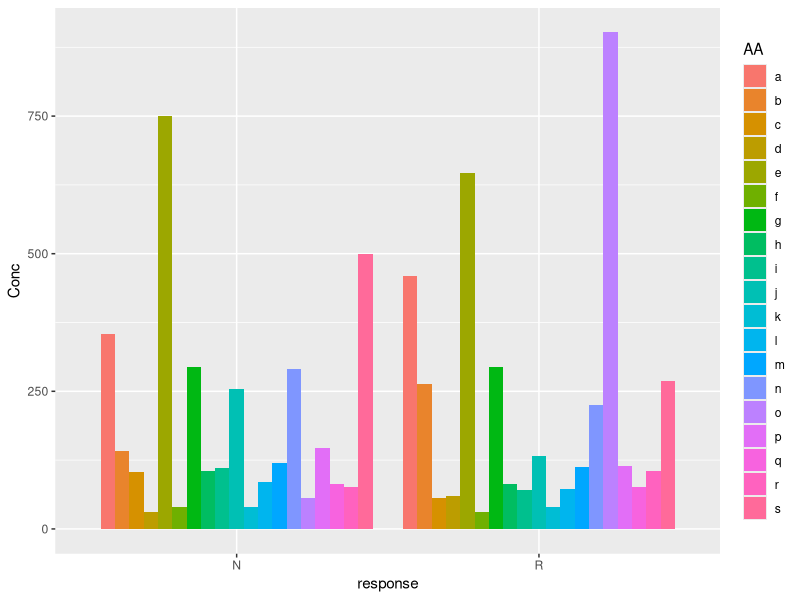
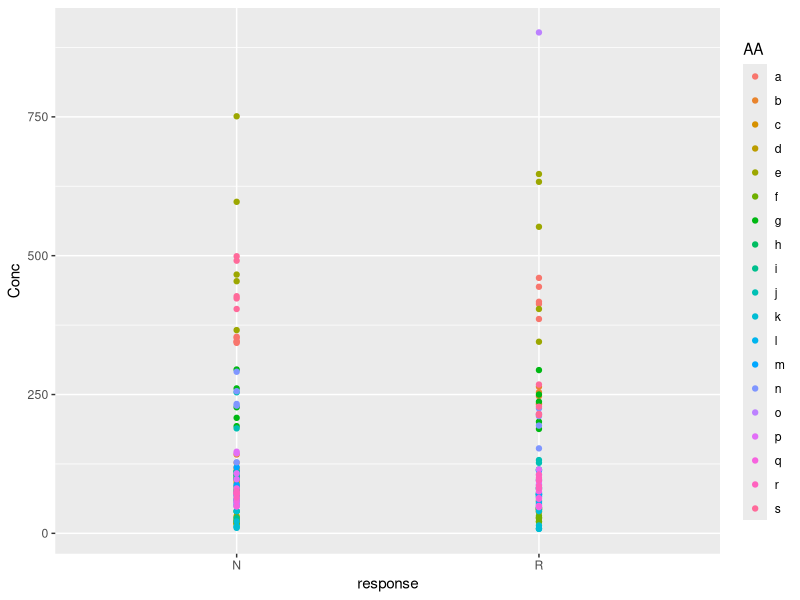
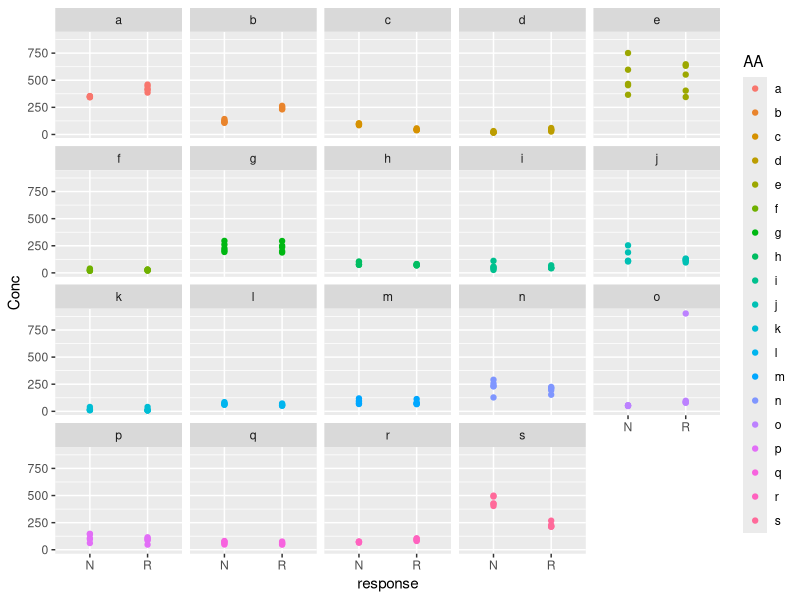
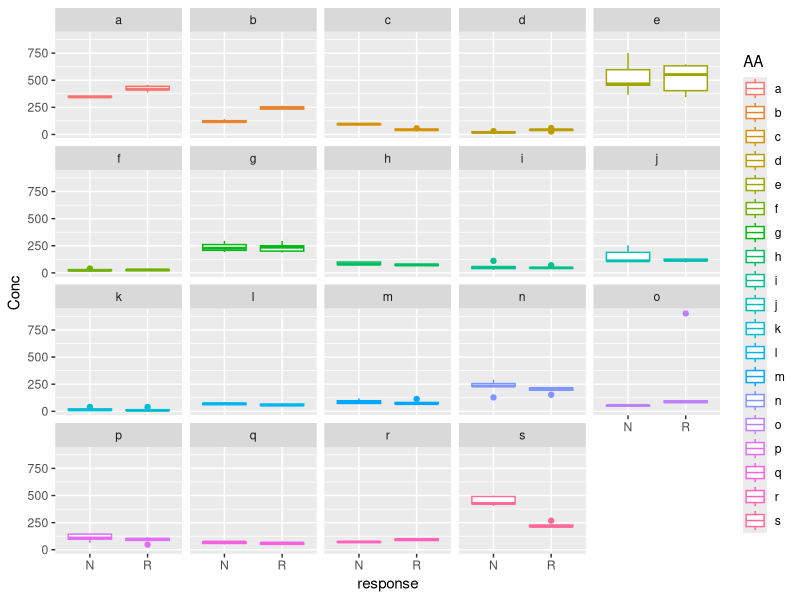
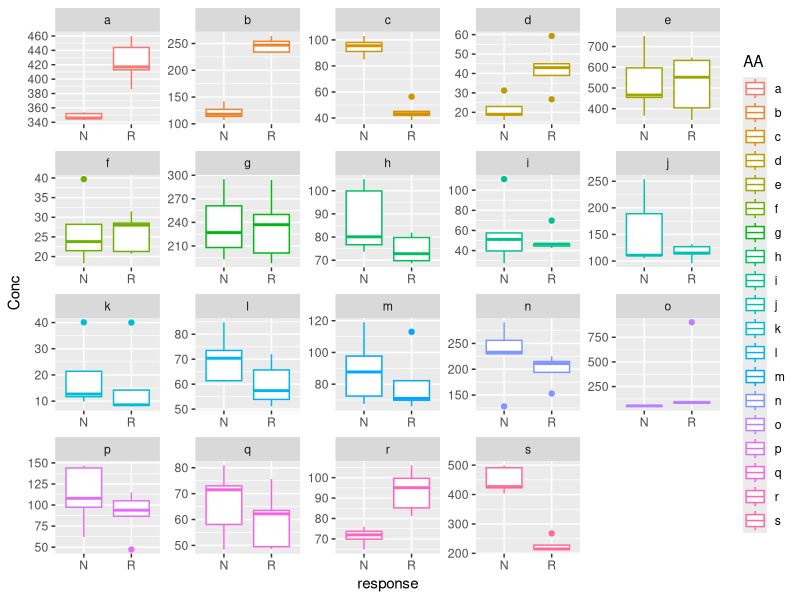
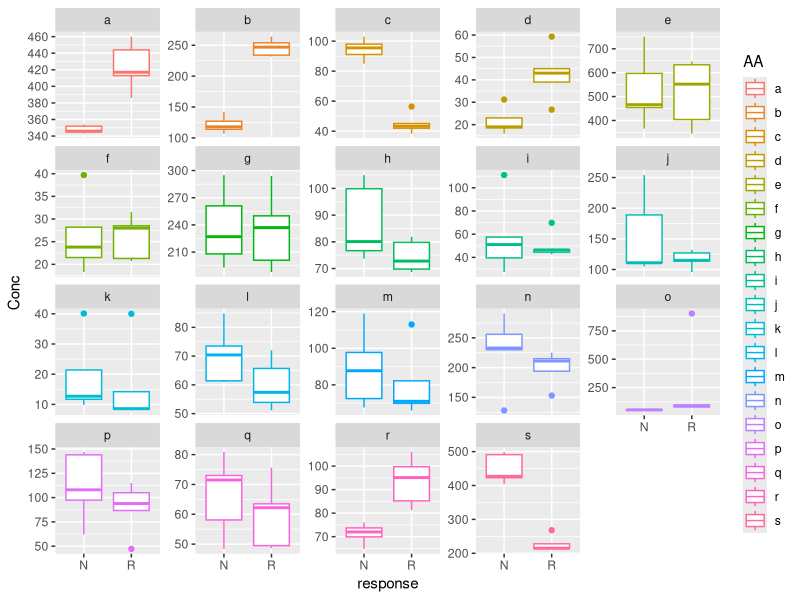
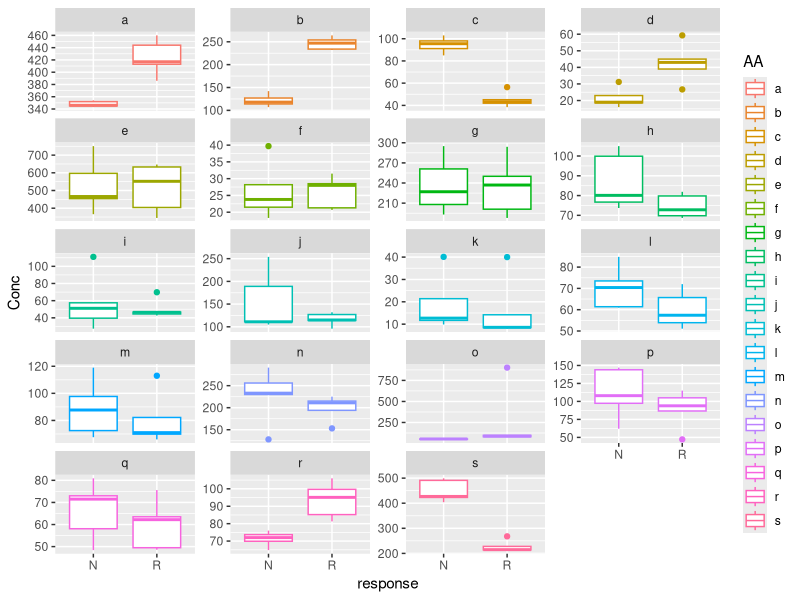

Source code (R) for these figures, in order: (Note: this script raises an error after producing the figures.)
############################################################
# MHH & Twincore R Club                                    #
# 2015-11-18                                               #
# Problem presented by Haroon                              #
############################################################

#### import data ####
## import data and convert it in long format & for 
## converting it into long format you need "reshape2" package
# install.packages("reshape2")  # uncomment if you dont have reshape2 installed
library(reshape2)
sample.data <- read.table("sample.data.csv", header=TRUE, sep=",")
data.long   <- melt(sample.data, c("response"))
colnames(data.long)[2:3] <- c("AA", "Conc")

#### Plotting the data ####
# install.packages("ggplot2")  # uncomment if you dont have ggplot2 installed
#require(ggplot2)
## Additional comment from Sarah: You shouldn't actually use require() like this
## and here is why: http://yihui.name/en/2014/07/library-vs-require/
## Basically, require() is (or should be) only used inside functions.

library(ggplot2)
# barplot
ggplot(data.long, aes(x=response, y=Conc, fill=AA)) +
  geom_bar(stat="identity", position = position_dodge())
# scatter plot
ggplot(data.long, aes(x=response, y=Conc, color=AA)) +
  geom_point()
# for plotting individual Amino acids
ggplot(data.long, aes(x=response, y=Conc, color=AA)) +
  geom_point() + facet_wrap(~AA)
# for boxplot
ggplot(data.long, aes(x=response, y=Conc, color=AA)) +
  geom_boxplot() + facet_wrap(~AA)


## optimization of graph:
## graphs use same x/y scales and data is not always in the same range
## for each AA. Free scales ephasize the differences in each AA
ggplot(data.long, aes(x=response, y=Conc, color=AA)) +
  geom_boxplot() + facet_wrap(~AA, scales = "free")
## With scales = "free" each facet gets its own x-axis lables. this is
## unnecessary because x-axis labels/limits are the same accross all plots
## use "free_y" instead.
ggplot(data.long, aes(x=response, y=Conc, color=AA)) +
  geom_boxplot() + facet_wrap(~AA, scales = "free_y")
## facets look crowded, it may be helpful to limit the numer of facet columns
## limit facets to 4 columns for better presentation of the data
ggplot(data.long, aes(x=response, y=Conc, color=AA)) +
  geom_boxplot() + facet_wrap(~AA, scales = "free_y", ncol = 4)


## statistical testing example with t.test
t.test(Conc~response, data.long, mu=0, alt = "two.sided", 
       conf=0.95, Var.eq=F, paired=F)
## this tests for differences in AA Concentration in responder and
## non-responder group but does not differentiate between the AA.
## We need a solution that tests for each AA between R and N groups.

## Use the split function to split data for individual AA
## return data ist a list of data frames, 1 df for each AA.
split.data <- split(data.long,data.long$AA)

## to have a look at the data
## be carefult to use [[ as operator for list indexing 
## as [ would return a list and not the object stored at this list
## position.
str(split.data)
split.data[[1]]
split.data[[2]]
split.data[[3]]

## extract the first df to a new object (aa1) for further development
aa1 <- split.data[[1]]

#### solve the problem in general and apply the solution to all parts
## of the problem
simpleTTfunc <- function(x) {
  t.test(x$Conc ~ x$response)
}
## test the function on the extracted data
simpleTTfunc(aa1)

## use lapply (list-apply) the function to all elements of the split.data list
lapply(list, simpleTTfunc)

## this approach can be elaborated:
otherTTfunc = function(x){
  p <- t.test(x$Conc~x$response)$p.value  # run the t test and return only the p-value
  m <- tapply(x$Conc, x$response, mean)   # calculate the mean concentration per group
  s <- tapply(x$Conc, x$response, sd)
  # return the results
  c(AA=AA[1], m[1], s[1], m[2], s[2], pval=p)  # you do not need an explicit return() statement in R
  }

## run function on data per amino acid
## lapply returns a list!
tmp <- lapply(split.data, otherTTfunc)

## to convert the list into a useable data frame we use 
## rbind() to bind all elements to da dataframe
data.result <- do.call(rbind,tmp)